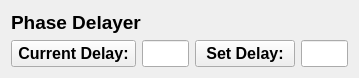
<?xml version="1.0" encoding="UTF-8"?>
<ui version="4.0">
 <class>PhaseDelayer</class>
 <widget class="QWidget" name="PhaseDelayer">
  <property name="geometry">
   <rect>
    <x>0</x>
    <y>0</y>
    <width>359</width>
    <height>76</height>
   </rect>
  </property>
  <property name="windowTitle">
   <string>Phase Delay</string>
  </property>
  <layout class="QGridLayout" name="gridLayout">
   <item row="0" column="0" colspan="2">
    <widget class="QLabel" name="label">
     <property name="font">
      <font>
       <pointsize>14</pointsize>
       <bold>true</bold>
      </font>
     </property>
     <property name="text">
      <string>Phase Delayer</string>
     </property>
    </widget>
   </item>
   <item row="1" column="0">
    <widget class="QPushButton" name="pushButton">
     <property name="sizePolicy">
      <sizepolicy hsizetype="Minimum" vsizetype="Fixed">
       <horstretch>0</horstretch>
       <verstretch>0</verstretch>
      </sizepolicy>
     </property>
     <property name="minimumSize">
      <size>
       <width>125</width>
       <height>0</height>
      </size>
     </property>
     <property name="font">
      <font>
       <pointsize>12</pointsize>
       <bold>true</bold>
      </font>
     </property>
     <property name="text">
      <string>Current Delay:</string>
     </property>
    </widget>
   </item>
   <item row="1" column="1">
    <widget class="QLineEdit" name="lineEdit">
     <property name="font">
      <font>
       <family>Consolas</family>
       <pointsize>12</pointsize>
       <bold>false</bold>
      </font>
     </property>
    </widget>
   </item>
   <item row="1" column="2">
    <widget class="QPushButton" name="pushButton_2">
     <property name="sizePolicy">
      <sizepolicy hsizetype="Minimum" vsizetype="Fixed">
       <horstretch>0</horstretch>
       <verstretch>0</verstretch>
      </sizepolicy>
     </property>
     <property name="minimumSize">
      <size>
       <width>100</width>
       <height>0</height>
      </size>
     </property>
     <property name="font">
      <font>
       <pointsize>12</pointsize>
       <bold>true</bold>
      </font>
     </property>
     <property name="text">
      <string>Set Delay:</string>
     </property>
    </widget>
   </item>
   <item row="1" column="3">
    <widget class="QLineEdit" name="lineEdit_2">
     <property name="font">
      <font>
       <family>Consolas</family>
       <pointsize>12</pointsize>
       <bold>false</bold>
      </font>
     </property>
    </widget>
   </item>
  </layout>
 </widget>
 <resources/>
 <connections/>
</ui>
